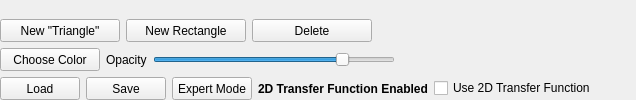
      <widget class="QFrame" name="frame_verticalLayout">
       <property name="sizePolicy">
        <sizepolicy hsizetype="Expanding" vsizetype="Expanding">
         <horstretch>0</horstretch>
         <verstretch>0</verstretch>
        </sizepolicy>
       </property>
       <property name="frameShape">
        <enum>QFrame::NoFrame</enum>
       </property>
       <property name="frameShadow">
        <enum>QFrame::Raised</enum>
       </property>
       <property name="lineWidth">
        <number>0</number>
       </property>
       <layout class="QVBoxLayout" name="verticalLayout_32">
        <property name="leftMargin">
         <number>0</number>
        </property>
        <property name="topMargin">
         <number>0</number>
        </property>
        <property name="rightMargin">
         <number>0</number>
        </property>
        <property name="bottomMargin">
         <number>0</number>
        </property>
        <item>
         <widget class="QFrame" name="frame_2DTrans">
          <property name="sizePolicy">
           <sizepolicy hsizetype="Expanding" vsizetype="Expanding">
            <horstretch>0</horstretch>
            <verstretch>0</verstretch>
           </sizepolicy>
          </property>
          <property name="toolTip">
           <string/>
          </property>
          <property name="statusTip">
           <string>2D histogram.  The X axis represents your data; Y axis represents the magnitude of the gradient in your data; the opacity represents how often that combination appears in your data.</string>
          </property>
          <property name="frameShape">
           <enum>QFrame::NoFrame</enum>
          </property>
          <property name="frameShadow">
           <enum>QFrame::Raised</enum>
          </property>
          <property name="lineWidth">
           <number>0</number>
          </property>
          <layout class="QVBoxLayout" name="verticalLayout_2DTrans">
           <property name="spacing">
            <number>9</number>
           </property>
           <property name="leftMargin">
            <number>0</number>
           </property>
           <property name="topMargin">
            <number>0</number>
           </property>
           <property name="rightMargin">
            <number>0</number>
           </property>
           <property name="bottomMargin">
            <number>0</number>
           </property>
          </layout>
         </widget>
        </item>
        <item>
         <widget class="QFrame" name="frame_Simple2DTransControls">
          <property name="sizePolicy">
           <sizepolicy hsizetype="Expanding" vsizetype="Fixed">
            <horstretch>0</horstretch>
            <verstretch>0</verstretch>
           </sizepolicy>
          </property>
          <property name="frameShape">
           <enum>QFrame::NoFrame</enum>
          </property>
          <property name="frameShadow">
           <enum>QFrame::Raised</enum>
          </property>
          <property name="lineWidth">
           <number>0</number>
          </property>
          <layout class="QVBoxLayout" name="verticalLayout_36">
           <property name="leftMargin">
            <number>0</number>
           </property>
           <property name="topMargin">
            <number>0</number>
           </property>
           <property name="rightMargin">
            <number>0</number>
           </property>
           <property name="bottomMargin">
            <number>0</number>
           </property>
           <item>
            <widget class="QFrame" name="frame_top_simpleUI">
             <property name="sizePolicy">
              <sizepolicy hsizetype="Preferred" vsizetype="Fixed">
               <horstretch>0</horstretch>
               <verstretch>0</verstretch>
              </sizepolicy>
             </property>
             <property name="frameShape">
              <enum>QFrame::NoFrame</enum>
             </property>
             <property name="frameShadow">
              <enum>QFrame::Raised</enum>
             </property>
             <property name="lineWidth">
              <number>0</number>
             </property>
             <layout class="QHBoxLayout" name="horizontalLayout_26">
              <property name="leftMargin">
               <number>0</number>
              </property>
              <property name="topMargin">
               <number>0</number>
              </property>
              <property name="rightMargin">
               <number>0</number>
              </property>
              <property name="bottomMargin">
               <number>0</number>
              </property>
              <item>
               <widget class="QPushButton" name="pushButton_NewTriangle">
                <property name="minimumSize">
                 <size>
                  <width>120</width>
                  <height>23</height>
                 </size>
                </property>
                <property name="text">
                 <string>New &quot;Triangle&quot;</string>
                </property>
               </widget>
              </item>
              <item>
               <widget class="QPushButton" name="pushButton_NewRectangle">
                <property name="minimumSize">
                 <size>
                  <width>120</width>
                  <height>23</height>
                 </size>
                </property>
                <property name="text">
                 <string>New Rectangle</string>
                </property>
               </widget>
              </item>
              <item>
               <widget class="QPushButton" name="pushButton_DelPoly_SimpleUI">
                <property name="minimumSize">
                 <size>
                  <width>120</width>
                  <height>23</height>
                 </size>
                </property>
                <property name="text">
                 <string>Delete</string>
                </property>
               </widget>
              </item>
              <item>
               <spacer name="horizontalSpacer_11">
                <property name="orientation">
                 <enum>Qt::Horizontal</enum>
                </property>
                <property name="sizeHint" stdset="0">
                 <size>
                  <width>40</width>
                  <height>20</height>
                 </size>
                </property>
               </spacer>
              </item>
             </layout>
            </widget>
           </item>
           <item>
            <widget class="QFrame" name="frame_center_simpleUI">
             <property name="sizePolicy">
              <sizepolicy hsizetype="Preferred" vsizetype="Fixed">
               <horstretch>0</horstretch>
               <verstretch>0</verstretch>
              </sizepolicy>
             </property>
             <property name="frameShape">
              <enum>QFrame::NoFrame</enum>
             </property>
             <property name="frameShadow">
              <enum>QFrame::Raised</enum>
             </property>
             <property name="lineWidth">
              <number>0</number>
             </property>
             <layout class="QHBoxLayout" name="horizontalLayout_24">
              <property name="leftMargin">
               <number>0</number>
              </property>
              <property name="topMargin">
               <number>0</number>
              </property>
              <property name="rightMargin">
               <number>0</number>
              </property>
              <property name="bottomMargin">
               <number>0</number>
              </property>
              <item>
               <widget class="QPushButton" name="pushButton_ColorChooser_SimpleUI">
                <property name="minimumSize">
                 <size>
                  <width>100</width>
                  <height>23</height>
                 </size>
                </property>
                <property name="text">
                 <string>Choose Color</string>
                </property>
               </widget>
              </item>
              <item>
               <widget class="QLabel" name="label_Opacity_SimpleUI">
                <property name="text">
                 <string>Opacity</string>
                </property>
                <property name="buddy">
                 <cstring>horizontalSlider_Opacity_SimpleUI</cstring>
                </property>
               </widget>
              </item>
              <item>
               <widget class="QSlider" name="horizontalSlider_Opacity_SimpleUI">
                <property name="maximum">
                 <number>100</number>
                </property>
                <property name="value">
                 <number>80</number>
                </property>
                <property name="orientation">
                 <enum>Qt::Horizontal</enum>
                </property>
               </widget>
              </item>
              <item>
               <spacer name="horizontalSpacer_10">
                <property name="orientation">
                 <enum>Qt::Horizontal</enum>
                </property>
                <property name="sizeHint" stdset="0">
                 <size>
                  <width>40</width>
                  <height>20</height>
                 </size>
                </property>
               </spacer>
              </item>
             </layout>
            </widget>
           </item>
           <item>
            <widget class="QFrame" name="frame_bottom_simpleUI">
             <property name="sizePolicy">
              <sizepolicy hsizetype="Preferred" vsizetype="Fixed">
               <horstretch>0</horstretch>
               <verstretch>0</verstretch>
              </sizepolicy>
             </property>
             <property name="frameShape">
              <enum>QFrame::NoFrame</enum>
             </property>
             <property name="frameShadow">
              <enum>QFrame::Raised</enum>
             </property>
             <property name="lineWidth">
              <number>0</number>
             </property>
             <layout class="QHBoxLayout" name="horizontalLayout_25">
              <property name="leftMargin">
               <number>0</number>
              </property>
              <property name="topMargin">
               <number>0</number>
              </property>
              <property name="rightMargin">
               <number>0</number>
              </property>
              <property name="bottomMargin">
               <number>0</number>
              </property>
              <item>
               <widget class="QFrame" name="frame_bottomL_simpleUI">
                <property name="frameShape">
                 <enum>QFrame::NoFrame</enum>
                </property>
                <property name="frameShadow">
                 <enum>QFrame::Raised</enum>
                </property>
                <property name="lineWidth">
                 <number>0</number>
                </property>
                <layout class="QHBoxLayout" name="horizontalLayout_29">
                 <property name="leftMargin">
                  <number>0</number>
                 </property>
                 <property name="topMargin">
                  <number>0</number>
                 </property>
                 <property name="rightMargin">
                  <number>0</number>
                 </property>
                 <property name="bottomMargin">
                  <number>0</number>
                 </property>
                 <item>
                  <widget class="QPushButton" name="pushButton_9">
                   <property name="minimumSize">
                    <size>
                     <width>0</width>
                     <height>23</height>
                    </size>
                   </property>
                   <property name="text">
                    <string>Load</string>
                   </property>
                  </widget>
                 </item>
                 <item>
                  <widget class="QPushButton" name="pushButton_2">
                   <property name="minimumSize">
                    <size>
                     <width>0</width>
                     <height>23</height>
                    </size>
                   </property>
                   <property name="text">
                    <string>Save</string>
                   </property>
                  </widget>
                 </item>
                 <item>
                  <widget class="QPushButton" name="pushButton_ExpertMode">
                   <property name="minimumSize">
                    <size>
                     <width>0</width>
                     <height>23</height>
                    </size>
                   </property>
                   <property name="text">
                    <string>Expert Mode</string>
                   </property>
                  </widget>
                 </item>
                </layout>
               </widget>
              </item>
              <item>
               <widget class="QLabel" name="label_2DIndicator_SimpleUI">
                <property name="font">
                 <font>
                  <weight>75</weight>
                  <bold>true</bold>
                 </font>
                </property>
                <property name="text">
                 <string>2D Transfer Function Enabled</string>
                </property>
               </widget>
              </item>
              <item>
               <widget class="QCheckBox" name="checkBox_Use2DTrans_SimpleUI">
                <property name="text">
                 <string>Use 2D Transfer Function</string>
                </property>
               </widget>
              </item>
              <item>
               <spacer name="horizontalSpacer_17">
                <property name="orientation">
                 <enum>Qt::Horizontal</enum>
                </property>
                <property name="sizeHint" stdset="0">
                 <size>
                  <width>40</width>
                  <height>20</height>
                 </size>
                </property>
               </spacer>
              </item>
             </layout>
            </widget>
           </item>
          </layout>
         </widget>
        </item>
       </layout>
      </widget>
